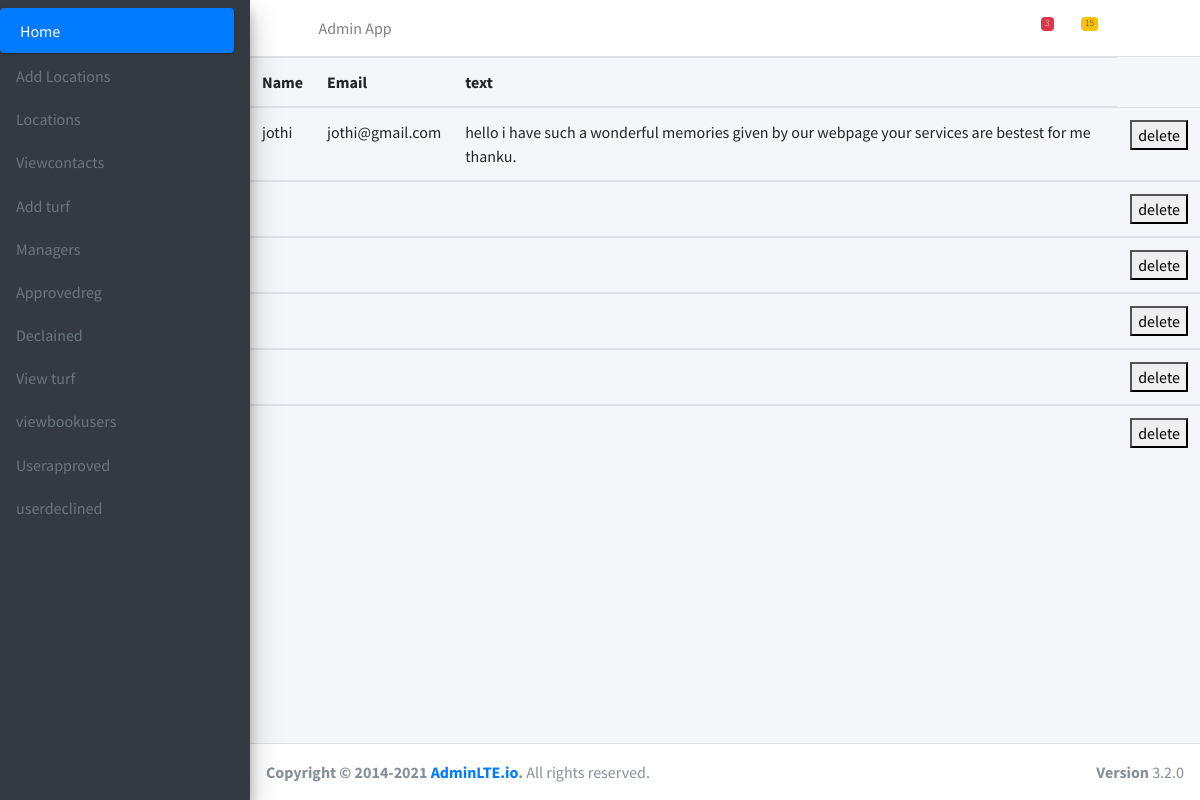
The app's page /viewcontacts with its own data.
### Users/models.py (models this page shows)
class contact(models.Model):
    Name=models.CharField(max_length=200)
    Email=models.EmailField()
    text=models.TextField()

### Admin/views.py (the view)
# urls.py: path('viewcontacts',views.viewcontacts,name='viewcontacts'),
def viewcontacts(request):
    data=contact.objects.all()
    return render(request,'view_contact.html',{'data':data})

### Admin/templates/view_contact.html
{% extends 'admin_index.html' %}
{% block content %}
<table class="table">
    <thead>
      <tr>
        <th scope="col">Name</th>
        <th scope="col">Email</th>
        <th scope="col">text</th>
      </tr>
    </thead>
    <tbody>
      <tr>
        {% for i in data %}
        <td>{{ i.Name }}</td>
        <td>{{ i.Email }}</td>
        <td>{{ i.text }}</td>
          <td> <a href="{% url 'deletes' id=i.id %}"> <button>delete</button></a></td>
      </tr>
    </tbody>
    {% endfor %}
  </table>
{% endblock %}

### records on screen
contact: Name "jothi", Email "jothi@gmail.com", text "hello i have such a wonderful memories given by our webpage your services are bestest for me thanku."
